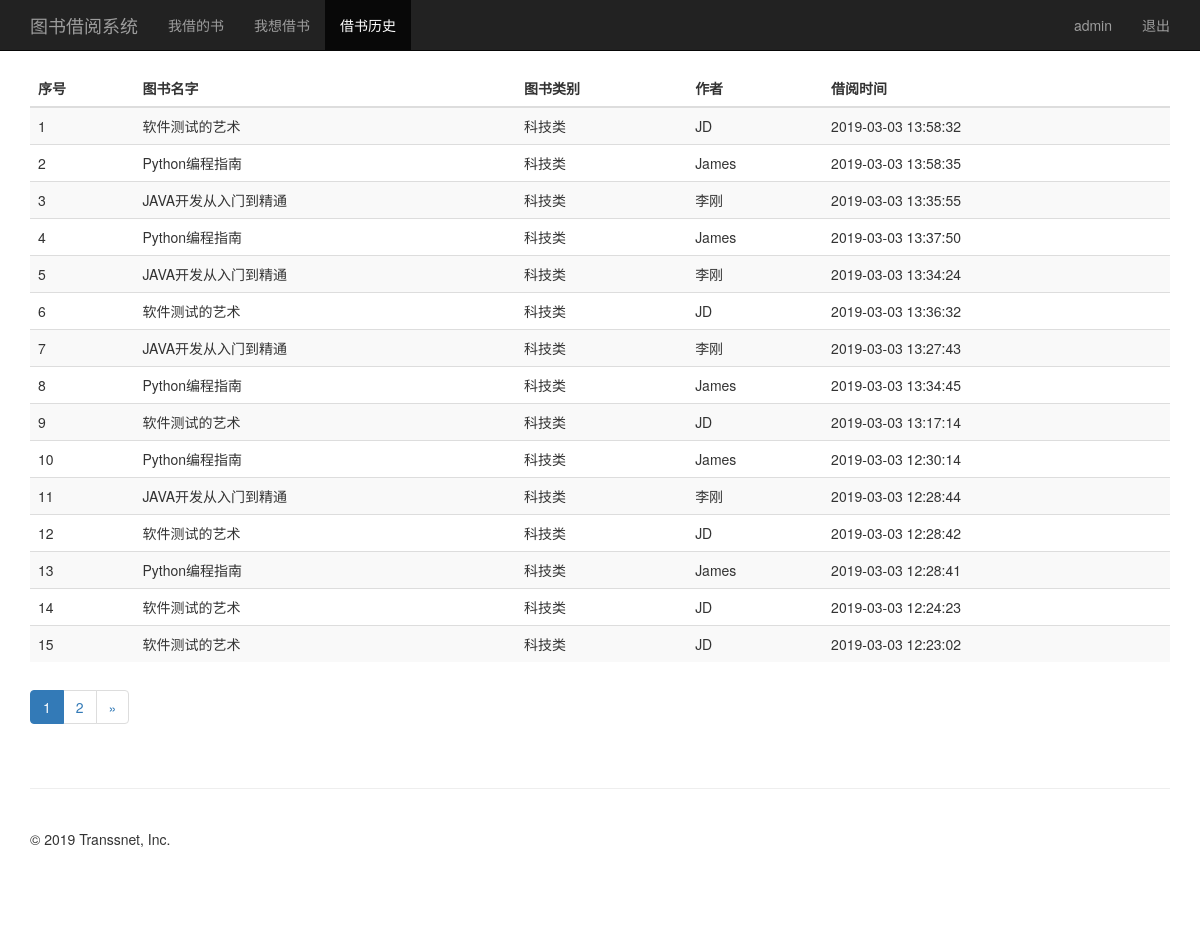
The app's page /borrow_history/ (signed in) with its own data.
### tsLib/models.py (models this page shows, shortened)
class BorrowRecord(models.Model):
    borrower = models.CharField(max_length=64, verbose_name="借阅人")
    book = models.ForeignKey("BookInfo", verbose_name="借阅书籍", on_delete=models.CASCADE)
    borrow_time = models.DateTimeField(auto_now=True, verbose_name="借阅时间")
    return_time = models.DateTimeField(null=True, verbose_name="归还时间")
    is_return = models.BooleanField(verbose_name="是否已归还")

class BookInfo(models.Model):
    name = models.CharField(max_length=64, verbose_name="书名")
    author = models.CharField(max_length=64, verbose_name="作者")
    type = models.CharField(max_length=64, verbose_name="类别")
    up_time = models.DateTimeField(auto_now=True, verbose_name="上架时间")
    borrowed_time = models.DateTimeField(null=True, verbose_name="借阅时间")
    borrower = models.CharField(max_length=64, verbose_name="借阅人")
    is_borrowed = models.BooleanField(verbose_name="是否已被借阅")

### tsLib/views.py (the view)
# urls.py: path("borrow_history/", views.borrow_history),
@login_required
def borrow_history(request):
    username = request.session.get("user", "")
    borrow_records = BorrowRecord.objects.filter(borrower=username).order_by("-id")
    paginator = Paginator(borrow_records, 15)
    page = request.GET.get('page')
    try:
        contacts = paginator.page(page)
    except PageNotAnInteger:
        contacts = paginator.page(1)
    except EmptyPage:
        contacts = paginator.page(paginator.num_pages)
    return render(request, "borrowHistory.html", {"username": username, "borrow_records": contacts})

### templates/borrowHistory.html (shortened to what this page needs)
{% extends "base.html" %}
{% block menu %}
    <li><a href="/borrowed_list/">我借的书</a></li>
    <li><a href="/book_list/">我想借书</a></li>
    <li class="active"><a href="/borrow_history/">借书历史</a></li>
{% endblock %}
{% block content %}
    <div style="height: 600px">
        <table class="table table-striped">
            <thead>
            <tr>
                <th>序号</th>
                <th>图书名字</th>
                <th>图书类别</th>
                <th>作者</th>
                <th>借阅时间</th>
            </tr>
            </thead>
            <tbody>
            {% for borrow_record in borrow_records %}
                <tr>
                    <td>{{ forloop.counter }}</td>
                    <td>{{ borrow_record.book.name }}</td>
                    <td>{{ borrow_record.book.type }}</td>
                    <td>{{ borrow_record.book.author }}</td>
                    <td>{{ borrow_record.borrow_time|date:"Y-m-d H:i:s" }}</td>
                </tr>
            {% endfor %}
            </tbody>
        </table>
    </div>
    <nav aria-label="Page navigation">
        <ul class="pagination">
            {% for pg in borrow_records.paginator.page_range %}
                {% if borrow_records.number == pg %}
                    <li class="active"><a href="?page={{ pg }}">{{ pg }}</a></li>
                {% else %}
                    <li><a href="?page={{ pg }}">{{ pg }}</a></li>
                {% endif %}
            {% endfor %}
            {% if borrow_records.has_next %}
                <li><a href="?page={{ borrow_records.next_page_number }}" aria-label="Next"><span aria-hidden="true">&raquo;</span></a></li>
            {% endif %}
        </ul>
    </nav>
{% endblock %}

### templates/base.html (shortened to what this page needs)
<!DOCTYPE html>
<html lang="zh-CN">
<head>
    <link href="https://cdn.bootcss.com/bootstrap/3.3.7/css/bootstrap.min.css" rel="stylesheet">
</head>
<body>
<nav class="navbar navbar-inverse navbar-fixed-top">
    <div class="container">
        <div class="navbar-header">
            <a class="navbar-brand">图书借阅系统</a>
        </div>
        <div id="navbar" class="collapse navbar-collapse">
            <ul class="nav navbar-nav">
                {% block menu %}
                {% endblock %}
            </ul>
            <ul class="nav navbar-nav navbar-right">
                <li><a href="#">{{ username }}</a></li>
                <li><a href="/logout/">退出</a></li>
            </ul>
        </div>
    </div>
</nav>
<div class="container">
    <div class="content">
        {% block content %}
        {% endblock content %}
    </div>
    <footer class="footer">
        <p>&copy; 2019 Transsnet, Inc.</p>
    </footer>
</div>
</body>
</html>

### templates/base.html (style rules this page uses)
body { padding-top: 70px; padding-bottom: 30px; }
.footer { padding-top: 40px; padding-bottom: 40px; margin-top: 40px; border-top: 1px solid #eee; }

### records on screen
BorrowRecord: book.name "软件测试的艺术", book.type "科技类", book.author "JD", borrow_time "2019-03-03 13:58:32"
BorrowRecord: book.name "Python编程指南", book.type "科技类", book.author "James", borrow_time "2019-03-03 13:58:35"
BorrowRecord: book.name "JAVA开发从入门到精通", book.type "科技类", book.author "李刚", borrow_time "2019-03-03 13:35:55"
BorrowRecord: book.name "Python编程指南", book.type "科技类", book.author "James", borrow_time "2019-03-03 13:37:50"
BorrowRecord: book.name "JAVA开发从入门到精通", book.type "科技类", book.author "李刚", borrow_time "2019-03-03 13:34:24"
BorrowRecord: book.name "软件测试的艺术", book.type "科技类", book.author "JD", borrow_time "2019-03-03 13:36:32"
BorrowRecord: book.name "JAVA开发从入门到精通", book.type "科技类", book.author "李刚", borrow_time "2019-03-03 13:27:43"
BorrowRecord: book.name "Python编程指南", book.type "科技类", book.author "James", borrow_time "2019-03-03 13:34:45"
BorrowRecord: book.name "软件测试的艺术", book.type "科技类", book.author "JD", borrow_time "2019-03-03 13:17:14"
BorrowRecord: book.name "Python编程指南", book.type "科技类", book.author "James", borrow_time "2019-03-03 12:30:14"
BorrowRecord: book.name "JAVA开发从入门到精通", book.type "科技类", book.author "李刚", borrow_time "2019-03-03 12:28:44"
BorrowRecord: book.name "软件测试的艺术", book.type "科技类", book.author "JD", borrow_time "2019-03-03 12:28:42"
BorrowRecord: book.name "Python编程指南", book.type "科技类", book.author "James", borrow_time "2019-03-03 12:28:41"
BorrowRecord: book.name "软件测试的艺术", book.type "科技类", book.author "JD", borrow_time "2019-03-03 12:24:23"
BorrowRecord: book.name "软件测试的艺术", book.type "科技类", book.author "JD", borrow_time "2019-03-03 12:23:02"

### other values on screen
{{ username }} "admin"
{{ pg }} "1"
{{ pg }} "2"
